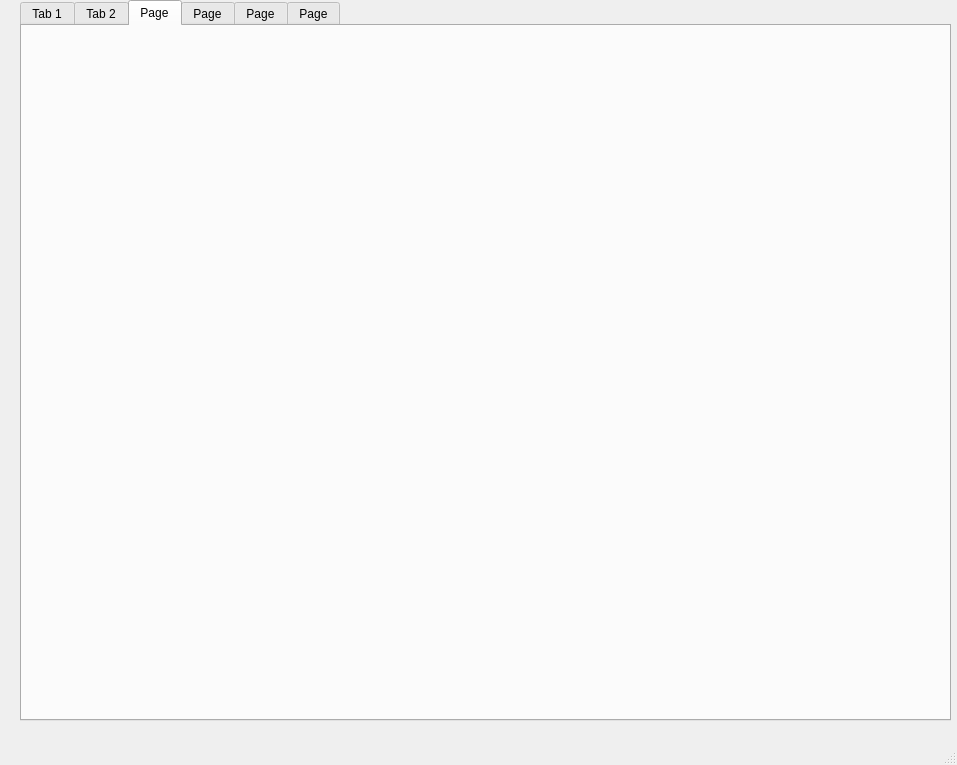
<?xml version="1.0" encoding="UTF-8"?>
<ui version="4.0">
 <class>MainWindow</class>
 <widget class="QMainWindow" name="MainWindow">
  <property name="geometry">
   <rect>
    <x>0</x>
    <y>0</y>
    <width>957</width>
    <height>765</height>
   </rect>
  </property>
  <property name="windowTitle">
   <string>MainWindow</string>
  </property>
  <widget class="QWidget" name="centralwidget">
   <widget class="QTabWidget" name="tabWidget">
    <property name="geometry">
     <rect>
      <x>20</x>
      <y>0</y>
      <width>931</width>
      <height>721</height>
     </rect>
    </property>
    <property name="currentIndex">
     <number>2</number>
    </property>
    <widget class="QWidget" name="laser_tab">
     <attribute name="title">
      <string>Tab 1</string>
     </attribute>
     <widget class="QWidget" name="">
      <property name="geometry">
       <rect>
        <x>220</x>
        <y>50</y>
        <width>462</width>
        <height>327</height>
       </rect>
      </property>
      <layout class="QVBoxLayout" name="verticalLayout">
       <item>
        <widget class="QPushButton" name="switchLaser">
         <property name="font">
          <font>
           <pointsize>22</pointsize>
          </font>
         </property>
         <property name="text">
          <string>Enable Laser</string>
         </property>
        </widget>
       </item>
       <item>
        <layout class="QHBoxLayout" name="horizontalLayout">
         <item>
          <spacer name="horizontalSpacer">
           <property name="orientation">
            <enum>Qt::Horizontal</enum>
           </property>
           <property name="sizeHint" stdset="0">
            <size>
             <width>40</width>
             <height>20</height>
            </size>
           </property>
          </spacer>
         </item>
         <item>
          <widget class="QLabel" name="label">
           <property name="font">
            <font>
             <pointsize>20</pointsize>
            </font>
           </property>
           <property name="text">
            <string>Set Power</string>
           </property>
          </widget>
         </item>
         <item>
          <spacer name="horizontalSpacer_3">
           <property name="orientation">
            <enum>Qt::Horizontal</enum>
           </property>
           <property name="sizeHint" stdset="0">
            <size>
             <width>40</width>
             <height>20</height>
            </size>
           </property>
          </spacer>
         </item>
         <item>
          <widget class="QDoubleSpinBox" name="powerInput">
           <property name="font">
            <font>
             <pointsize>18</pointsize>
            </font>
           </property>
          </widget>
         </item>
         <item>
          <spacer name="horizontalSpacer_2">
           <property name="orientation">
            <enum>Qt::Horizontal</enum>
           </property>
           <property name="sizeHint" stdset="0">
            <size>
             <width>40</width>
             <height>20</height>
            </size>
           </property>
          </spacer>
         </item>
        </layout>
       </item>
       <item>
        <widget class="PlotWidget" name="powerTrace"/>
       </item>
      </layout>
     </widget>
    </widget>
    <widget class="QWidget" name="piezo_tab">
     <attribute name="title">
      <string>Tab 2</string>
     </attribute>
     <widget class="QWidget" name="layoutWidget_3">
      <property name="geometry">
       <rect>
        <x>200</x>
        <y>60</y>
        <width>491</width>
        <height>151</height>
       </rect>
      </property>
      <layout class="QHBoxLayout" name="horizontalLayout_3">
       <item>
        <layout class="QVBoxLayout" name="verticalLayout_2">
         <item>
          <widget class="QLabel" name="xVal_2">
           <property name="text">
            <string>&lt;html&gt;&lt;head/&gt;&lt;body&gt;&lt;p align=&quot;center&quot;&gt;&lt;span style=&quot; font-size:28pt;&quot;&gt;x&lt;/span&gt;&lt;/p&gt;&lt;/body&gt;&lt;/html&gt;</string>
           </property>
          </widget>
         </item>
         <item>
          <widget class="QLabel" name="xVal">
           <property name="font">
            <font>
             <pointsize>28</pointsize>
            </font>
           </property>
           <property name="text">
            <string>0.0</string>
           </property>
          </widget>
         </item>
        </layout>
       </item>
       <item>
        <spacer name="horizontalSpacer_4">
         <property name="orientation">
          <enum>Qt::Horizontal</enum>
         </property>
         <property name="sizeHint" stdset="0">
          <size>
           <width>38</width>
           <height>20</height>
          </size>
         </property>
        </spacer>
       </item>
       <item>
        <layout class="QVBoxLayout" name="verticalLayout_5">
         <item>
          <widget class="QLabel" name="xVal_3">
           <property name="text">
            <string>&lt;html&gt;&lt;head/&gt;&lt;body&gt;&lt;p align=&quot;center&quot;&gt;&lt;span style=&quot; font-size:28pt;&quot;&gt;y&lt;/span&gt;&lt;/p&gt;&lt;/body&gt;&lt;/html&gt;</string>
           </property>
          </widget>
         </item>
         <item>
          <widget class="QLabel" name="yVal">
           <property name="font">
            <font>
             <pointsize>28</pointsize>
            </font>
           </property>
           <property name="text">
            <string>0.0</string>
           </property>
          </widget>
         </item>
        </layout>
       </item>
       <item>
        <spacer name="horizontalSpacer_5">
         <property name="orientation">
          <enum>Qt::Horizontal</enum>
         </property>
         <property name="sizeHint" stdset="0">
          <size>
           <width>38</width>
           <height>20</height>
          </size>
         </property>
        </spacer>
       </item>
       <item>
        <layout class="QVBoxLayout" name="verticalLayout_7">
         <item>
          <widget class="QLabel" name="xVal_4">
           <property name="text">
            <string>&lt;html&gt;&lt;head/&gt;&lt;body&gt;&lt;p align=&quot;center&quot;&gt;&lt;span style=&quot; font-size:28pt;&quot;&gt;z&lt;/span&gt;&lt;/p&gt;&lt;/body&gt;&lt;/html&gt;</string>
           </property>
          </widget>
         </item>
         <item>
          <widget class="QLabel" name="zVal">
           <property name="font">
            <font>
             <pointsize>28</pointsize>
            </font>
           </property>
           <property name="text">
            <string>0.0</string>
           </property>
          </widget>
         </item>
        </layout>
       </item>
      </layout>
     </widget>
     <widget class="QLabel" name="xVal_5">
      <property name="geometry">
       <rect>
        <x>410</x>
        <y>520</y>
        <width>41</width>
        <height>64</height>
       </rect>
      </property>
      <property name="text">
       <string>&lt;html&gt;&lt;head/&gt;&lt;body&gt;&lt;p&gt;&lt;span style=&quot; font-size:28pt;&quot;&gt;y&lt;/span&gt;&lt;/p&gt;&lt;/body&gt;&lt;/html&gt;</string>
      </property>
     </widget>
     <widget class="QPushButton" name="switchMode">
      <property name="geometry">
       <rect>
        <x>70</x>
        <y>222</y>
        <width>761</width>
        <height>71</height>
       </rect>
      </property>
      <property name="font">
       <font>
        <pointsize>22</pointsize>
       </font>
      </property>
      <property name="text">
       <string>Move by Inputs</string>
      </property>
     </widget>
     <widget class="QSplitter" name="splitter_5">
      <property name="geometry">
       <rect>
        <x>580</x>
        <y>320</y>
        <width>91</width>
        <height>201</height>
       </rect>
      </property>
      <property name="orientation">
       <enum>Qt::Horizontal</enum>
      </property>
      <widget class="QSplitter" name="splitter_6">
       <property name="orientation">
        <enum>Qt::Vertical</enum>
       </property>
      </widget>
      <widget class="QSplitter" name="splitter_7">
       <property name="orientation">
        <enum>Qt::Vertical</enum>
       </property>
       <widget class="QToolButton" name="zUpButton">
        <property name="text">
         <string>...</string>
        </property>
        <property name="toolButtonStyle">
         <enum>Qt::ToolButtonIconOnly</enum>
        </property>
        <property name="arrowType">
         <enum>Qt::UpArrow</enum>
        </property>
       </widget>
       <widget class="QToolButton" name="zDownButton">
        <property name="text">
         <string>...</string>
        </property>
        <property name="toolButtonStyle">
         <enum>Qt::ToolButtonIconOnly</enum>
        </property>
        <property name="arrowType">
         <enum>Qt::DownArrow</enum>
        </property>
       </widget>
      </widget>
      <widget class="QSplitter" name="splitter_8">
       <property name="orientation">
        <enum>Qt::Vertical</enum>
       </property>
      </widget>
     </widget>
     <widget class="QSplitter" name="splitter_4">
      <property name="geometry">
       <rect>
        <x>320</x>
        <y>320</y>
        <width>201</width>
        <height>201</height>
       </rect>
      </property>
      <property name="orientation">
       <enum>Qt::Horizontal</enum>
      </property>
      <widget class="QSplitter" name="splitter_3">
       <property name="orientation">
        <enum>Qt::Vertical</enum>
       </property>
       <widget class="QToolButton" name="leftButton">
        <property name="text">
         <string>...</string>
        </property>
        <property name="toolButtonStyle">
         <enum>Qt::ToolButtonIconOnly</enum>
        </property>
        <property name="arrowType">
         <enum>Qt::LeftArrow</enum>
        </property>
       </widget>
      </widget>
      <widget class="QSplitter" name="splitter">
       <property name="orientation">
        <enum>Qt::Vertical</enum>
       </property>
       <widget class="QToolButton" name="upButton">
        <property name="text">
         <string>...</string>
        </property>
        <property name="toolButtonStyle">
         <enum>Qt::ToolButtonIconOnly</enum>
        </property>
        <property name="arrowType">
         <enum>Qt::UpArrow</enum>
        </property>
       </widget>
       <widget class="QToolButton" name="downButton">
        <property name="text">
         <string>...</string>
        </property>
        <property name="toolButtonStyle">
         <enum>Qt::ToolButtonIconOnly</enum>
        </property>
        <property name="arrowType">
         <enum>Qt::DownArrow</enum>
        </property>
       </widget>
      </widget>
      <widget class="QSplitter" name="splitter_2">
       <property name="orientation">
        <enum>Qt::Vertical</enum>
       </property>
       <widget class="QToolButton" name="rightButton">
        <property name="text">
         <string>...</string>
        </property>
        <property name="toolButtonStyle">
         <enum>Qt::ToolButtonIconOnly</enum>
        </property>
        <property name="arrowType">
         <enum>Qt::RightArrow</enum>
        </property>
       </widget>
      </widget>
     </widget>
     <widget class="QWidget" name="layoutWidget_2">
      <property name="geometry">
       <rect>
        <x>80</x>
        <y>310</y>
        <width>201</width>
        <height>301</height>
       </rect>
      </property>
      <layout class="QVBoxLayout" name="verticalLayout_6">
       <item>
        <layout class="QHBoxLayout" name="horizontalLayout_2">
         <item>
          <layout class="QVBoxLayout" name="verticalLayout_4">
           <item>
            <widget class="QLabel" name="xVal_8">
             <property name="text">
              <string>&lt;html&gt;&lt;head/&gt;&lt;body&gt;&lt;p align=&quot;center&quot;&gt;&lt;span style=&quot; font-size:28pt;&quot;&gt;x&lt;/span&gt;&lt;/p&gt;&lt;/body&gt;&lt;/html&gt;</string>
             </property>
            </widget>
           </item>
           <item>
            <widget class="QLabel" name="xVal_9">
             <property name="text">
              <string>&lt;html&gt;&lt;head/&gt;&lt;body&gt;&lt;p align=&quot;center&quot;&gt;&lt;span style=&quot; font-size:28pt;&quot;&gt;y&lt;/span&gt;&lt;/p&gt;&lt;/body&gt;&lt;/html&gt;</string>
             </property>
            </widget>
           </item>
           <item>
            <widget class="QLabel" name="xVal_10">
             <property name="text">
              <string>&lt;html&gt;&lt;head/&gt;&lt;body&gt;&lt;p align=&quot;center&quot;&gt;&lt;span style=&quot; font-size:28pt;&quot;&gt;z&lt;/span&gt;&lt;/p&gt;&lt;/body&gt;&lt;/html&gt;</string>
             </property>
            </widget>
           </item>
          </layout>
         </item>
         <item>
          <layout class="QVBoxLayout" name="verticalLayout_3">
           <item>
            <widget class="QDoubleSpinBox" name="inputX">
             <property name="font">
              <font>
               <pointsize>16</pointsize>
              </font>
             </property>
             <property name="maximum">
              <double>200.000000000000000</double>
             </property>
            </widget>
           </item>
           <item>
            <widget class="QDoubleSpinBox" name="inputY">
             <property name="font">
              <font>
               <pointsize>16</pointsize>
              </font>
             </property>
             <property name="maximum">
              <double>200.000000000000000</double>
             </property>
            </widget>
           </item>
           <item>
            <widget class="QDoubleSpinBox" name="inputZ">
             <property name="font">
              <font>
               <pointsize>16</pointsize>
              </font>
             </property>
             <property name="maximum">
              <double>200.000000000000000</double>
             </property>
            </widget>
           </item>
          </layout>
         </item>
        </layout>
       </item>
       <item>
        <widget class="QPushButton" name="moveManual">
         <property name="font">
          <font>
           <pointsize>22</pointsize>
          </font>
         </property>
         <property name="text">
          <string>Move</string>
         </property>
        </widget>
       </item>
      </layout>
     </widget>
     <widget class="QLabel" name="label_2">
      <property name="geometry">
       <rect>
        <x>700</x>
        <y>380</y>
        <width>181</width>
        <height>51</height>
       </rect>
      </property>
      <property name="text">
       <string>&lt;html&gt;&lt;head/&gt;&lt;body&gt;&lt;p&gt;&lt;span style=&quot; font-size:20pt;&quot;&gt;Step size&lt;/span&gt;&lt;/p&gt;&lt;/body&gt;&lt;/html&gt;</string>
      </property>
     </widget>
     <widget class="QLabel" name="xVal_6">
      <property name="geometry">
       <rect>
        <x>532</x>
        <y>380</y>
        <width>41</width>
        <height>64</height>
       </rect>
      </property>
      <property name="text">
       <string>&lt;html&gt;&lt;head/&gt;&lt;body&gt;&lt;p&gt;&lt;span style=&quot; font-size:28pt;&quot;&gt;x&lt;/span&gt;&lt;/p&gt;&lt;/body&gt;&lt;/html&gt;</string>
      </property>
     </widget>
     <widget class="QLabel" name="xVal_7">
      <property name="geometry">
       <rect>
        <x>620</x>
        <y>520</y>
        <width>23</width>
        <height>64</height>
       </rect>
      </property>
      <property name="text">
       <string>&lt;html&gt;&lt;head/&gt;&lt;body&gt;&lt;p&gt;&lt;span style=&quot; font-size:28pt;&quot;&gt;z&lt;/span&gt;&lt;/p&gt;&lt;/body&gt;&lt;/html&gt;</string>
      </property>
     </widget>
     <widget class="QDoubleSpinBox" name="StepSize">
      <property name="geometry">
       <rect>
        <x>700</x>
        <y>430</y>
        <width>111</width>
        <height>31</height>
       </rect>
      </property>
      <property name="font">
       <font>
        <pointsize>16</pointsize>
       </font>
      </property>
     </widget>
    </widget>
    <widget class="QWidget" name="flipper_tab">
     <attribute name="title">
      <string>Page</string>
     </attribute>
    </widget>
    <widget class="QWidget" name="tab_4">
     <attribute name="title">
      <string>Page</string>
     </attribute>
    </widget>
    <widget class="QWidget" name="tab_5">
     <attribute name="title">
      <string>Page</string>
     </attribute>
    </widget>
    <widget class="QWidget" name="tab_6">
     <attribute name="title">
      <string>Page</string>
     </attribute>
    </widget>
   </widget>
  </widget>
  <widget class="QStatusBar" name="statusbar"/>
  <widget class="QMenuBar" name="menubar">
   <property name="geometry">
    <rect>
     <x>0</x>
     <y>0</y>
     <width>957</width>
     <height>31</height>
    </rect>
   </property>
  </widget>
 </widget>
 <customwidgets>
  <customwidget>
   <class>PlotWidget</class>
   <extends>QGraphicsView</extends>
   <header>pyqtgraph</header>
  </customwidget>
 </customwidgets>
 <resources/>
 <connections/>
</ui>
